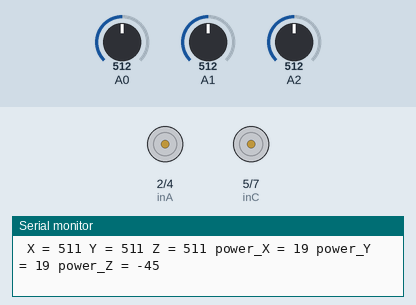
The sketch below on a simulated Arduino Uno, built with avr-gcc and run on an emulated ATmega328P. Parts: motor-driver pin pairs drawn as motors (green arrow = first pin HIGH = forward, orange = second pin HIGH = backward, longer = more drive, scaled by the enable pin), the last lines printed to the serial monitor. Inputs (shaded band) come from the test bench; at power-on: A0 = 512, A1 = 512, A2 = 512.

Above: at 1.2 s.
1.3 s: A0 set to 531
4.3 s: A1 set to 523
7.3 s: A1 set to 531
10.3 s: A2 set to 306
At 10.9 s:
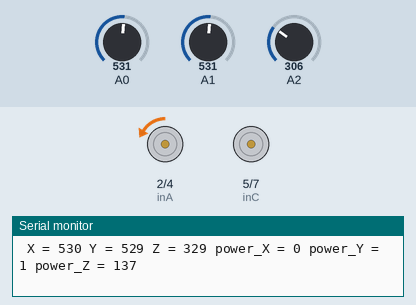
12.7 s: A0 set to 511
At 13.12 s:
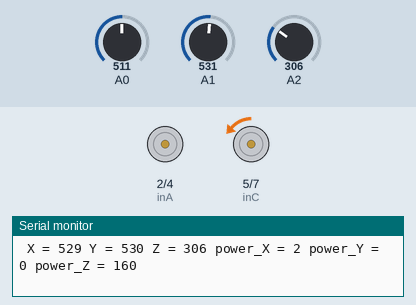
15.7 s: A1 set to 716
At 17.93 s:
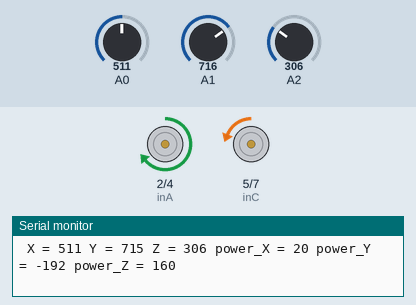
Timing chart, 0 to 19.7 s (numbered marks = the images above; inputs shaded):
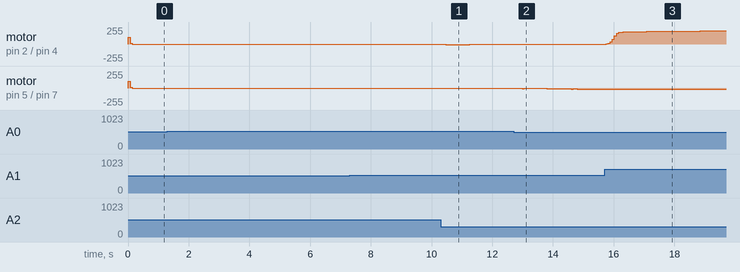

The sketch:

arduino_test_Proteus_7.0.ino
```cpp
#include "SimpleKalmanFilter.h"

SimpleKalmanFilter bo_loc_x(1, 1, 0.009);
SimpleKalmanFilter bo_loc_y(1, 1, 0.009);
SimpleKalmanFilter bo_loc_z(1, 1, 0.009);

int u_kalman1;
int u_kalman2;
int u_kalman3;

int set_balanced_X = 530;
int set_balanced_Y = 530;
int set_balanced_Z = 466;

int error_X , per_error_X ; // sai số trước và sai số sau
int error_Y , per_error_Y ;
int error_Z , per_error_Z ;

int dError_X;
int dError_Y;
int dError_Z;

float integral_X = 0;
float integral_Y = 0;
float integral_Z = 0;


float TGLM = 0.015;
float k3 = 500;

float k_p = 1;
float k_i = 0.1;
float k_d = 1;

float k_p_z = 1;
float k_i_z = 0;
float k_d_z = 0;

int power_X;
int power_Y;
int power_Z;
//-----------------------
int en_a = 3;
int inA = 2;
int inB = 4;

int en_b = 6;
int inC = 5;
int inD = 7;
//-----------------------

void setup()
{
  Serial.begin(9600);

  pinMode(en_a, OUTPUT);
  pinMode(inA, OUTPUT);
  pinMode(inB , OUTPUT);

  pinMode(en_b, OUTPUT);
  pinMode(inC, OUTPUT);
  pinMode(inD , OUTPUT);

}

void loop()
{

  int value1 = analogRead(A0);
  int value2 = analogRead(A1);
  int value3 = analogRead(A2);

  u_kalman1 = bo_loc_x.updateEstimate(value1);
  u_kalman1 = constrain( u_kalman1 , 0 , 800 );

  u_kalman2 = bo_loc_y.updateEstimate(value2);
  u_kalman2 = constrain( u_kalman2 , 0 , 800 );

  u_kalman3 = bo_loc_z.updateEstimate(value3);
  u_kalman3 = constrain( u_kalman3 , 0 , 800 );


  //value_kalman_T = constrain(value_kalman_T, 0, 800);
  //------------------------------------------------

  error_X = set_balanced_X - u_kalman1 ;  // value_kalman_X; // tinh sai số giữa giá trị đặt vào và giá trị đo được
  error_Y = set_balanced_Y - u_kalman2 ;   // value_kalman_Y;
  error_Z = set_balanced_Z - u_kalman3 ;

  dError_X = error_X - per_error_X ;
  dError_Y = error_Y - per_error_Y ;
  dError_Z = error_Z - per_error_Z ;

  integral_X = integral_X + error_X * TGLM ; // i_part = i_part + ( k_i * thời gian lấy mẫu * error ) / 1000
  integral_Y = integral_Y + error_Y * TGLM ;
  integral_Z = integral_Z + error_Z * TGLM ;

  power_X = (error_X * k_p) + (dError_X * k_d) + (integral_X * k_i) ;
  power_Y = (error_Y * k_p) + (dError_Y * k_d) + (integral_Y * k_i) ;
  power_Z = (error_Z * k_p_z) + (dError_Z * k_d_z) + (integral_Z * k_i_z) ;

  int tele_P_X = power_X ;
  int tele_P_Y = power_Y ;
  int tele_P_Z = power_Z ;

  // ----- begin -x/+x ------

  if ( power_X > 0 )
  {
    digitalWrite(inD, HIGH);
    digitalWrite(inC, LOW);

    if (power_X > 255) { power_X = 255 ; }

    if (u_kalman1 == set_balanced_X ) { power_X = 0 ; integral_X = 0 ;}

    if (u_kalman3 > k3 ) { power_X = 0 ; integral_X = 0 ; }

    analogWrite(en_b, power_X );
  }

 else
  {
    power_X = - power_X;
    digitalWrite(inD, LOW);
    digitalWrite(inC, HIGH);

    if (power_X > 255) { power_X = 255 ; }

    if ( u_kalman1 == set_balanced_X ) { power_X = 0 ; integral_X = 0 ;}

    if (u_kalman3 > k3 ) { power_X = 0 ; integral_X = 0 ; }

    analogWrite(en_b, power_X );
  }

  // ----- begin -y/+y -----------------

  if (power_Y > 0 )
  {

    digitalWrite(inB, HIGH);
    digitalWrite(inA, LOW);

    if (power_Y > 255) { power_Y =255 ; }

    if (u_kalman2 == set_balanced_Y  ) { power_Y = 0 ; integral_Y = 0; }

    if (u_kalman3 > k3 ) { power_Y = 0 ; integral_Y = 0 ; }

    analogWrite(en_a, power_Y);
  }
 else
  {
    power_Y = - power_Y ;

    digitalWrite(inB, LOW);
    digitalWrite(inA, HIGH);

    if( power_Y > 255) { power_Y = 255 ; }

    if( u_kalman2 == set_balanced_Y ) { power_Y = 0 ; integral_Y = 0; }

    if (u_kalman3 > k3 ) { power_Y = 0 ; integral_Y = 0 ; }

    analogWrite(en_a, power_Y);

  }

  // ------------------------
  per_error_X = error_X; // update error value
  per_error_Y = error_Y;
  per_error_Z = error_Z;

  /*
    char text[40];
    sprintf(text, " %d , %d , %d , %d ", tele_K_X , tele_K_Y , tele_P_X , tele_P_Y );
    Serial.println(text);
  */

  Serial.print (" X = ");
  Serial.print (u_kalman1);

  Serial.print (" Y = ");
  Serial.print (u_kalman2);

  Serial.print (" Z = ");
  Serial.print (u_kalman3);

//------------------------
  Serial.print (" power_X = ");
  Serial.print (tele_P_X);

  Serial.print (" power_Y = ");
  Serial.print (tele_P_Y);

  Serial.print (" power_Z = ");
  Serial.print (tele_P_Z);

  Serial.println();
  delay (0);
}
```

arduino_test_Proteus_7.0.cpp
```cpp
#include "SimpleKalmanFilter.h"

SimpleKalmanFilter bo_loc_x(1, 1, 0.009);
SimpleKalmanFilter bo_loc_y(1, 1, 0.009);
SimpleKalmanFilter bo_loc_z(1, 1, 0.009);

int u_kalman1;
int u_kalman2;
int u_kalman3;

int set_balanced_X = 530;
int set_balanced_Y = 530;
int set_balanced_Z = 466;

int error_X , per_error_X ; // sai số trước và sai số sau
int error_Y , per_error_Y ;
int error_Z , per_error_Z ;

int dError_X;
int dError_Y;
int dError_Z;

float integral_X = 0;
float integral_Y = 0;
float integral_Z = 0;


float TGLM = 0.015;
float k3 = 500;

float k_p = 1;
float k_i = 1;
float k_d = 1;

float k_p_z = 1;
float k_i_z = 0;
float k_d_z = 0;

int power_X;
int power_Y;
int power_Z;
//-----------------------
int en_a = 11;
int inA = 13;
int inB = 12;

int en_b = 10;
int inC = 9;
int inD = 8;
//-----------------------

void setup()
{
  Serial.begin(9600);

  pinMode(en_a, OUTPUT);
  pinMode(inA, OUTPUT);
  pinMode(inB , OUTPUT);

  pinMode(en_b, OUTPUT);
  pinMode(inC, OUTPUT);
  pinMode(inD , OUTPUT);

}

void loop()
{

  int value1 = analogRead(A0);
  int value2 = analogRead(A1);
  int value3 = analogRead(A2);

  u_kalman1 = bo_loc_x.updateEstimate(value1);
  u_kalman1 = constrain( u_kalman1 , 0 , 800 );

  u_kalman2 = bo_loc_y.updateEstimate(value2);
  u_kalman2 = constrain( u_kalman2 , 0 , 800 );

  u_kalman3 = bo_loc_z.updateEstimate(value3);
  u_kalman3 = constrain( u_kalman3 , 0 , 800 );


  //value_kalman_T = constrain(value_kalman_T, 0, 800);
  //------------------------------------------------

  error_X = set_balanced_X - u_kalman1 ;  // value_kalman_X; // tinh sai số giữa giá trị đặt vào và giá trị đo được
  error_Y = set_balanced_Y - u_kalman2 ;   // value_kalman_Y;
  error_Z = set_balanced_Z - u_kalman3 ;

  dError_X = error_X - per_error_X ;
  dError_Y = error_Y - per_error_Y ;
  dError_Z = error_Z - per_error_Z ;

  integral_X = integral_X + error_X * TGLM ; // i_part = i_part + ( k_i * thời gian lấy mẫu * error ) / 1000
  integral_Y = integral_Y + error_Y * TGLM ;
  integral_Z = integral_Z + error_Z * TGLM ;

  power_X = (error_X * k_p) + (dError_X * k_d) + (integral_X * k_i) ;
  power_Y = (error_Y * k_p) + (dError_Y * k_d) + (integral_Y * k_i) ;
  power_Z = (error_Z * k_p_z) + (dError_Z * k_d_z) + (integral_Z * k_i_z) ;

  int tele_P_X = power_X ;
  int tele_P_Y = power_Y ;
  int tele_P_Z = power_Z ;

  // ----- begin -x/+x ------

  if ( power_X > 0 )
  {
    digitalWrite(inD, HIGH);
    digitalWrite(inC, LOW);

    if (power_X > 255) { power_X = 255 ; }

    if (u_kalman1 == set_balanced_X ) { power_X = 0 ; integral_X = 0 ;}

    if (u_kalman3 > k3 ) { power_X = 0 ; integral_X = 0 ; }

    analogWrite(en_b, power_X );
  }

 else
  {
    power_X = - power_X;
    digitalWrite(inD, LOW);
    digitalWrite(inC, HIGH);

    if (power_X > 255) { power_X = 255 ; }

    if ( u_kalman1 == set_balanced_X ) { power_X = 0 ; integral_X = 0 ;}

    if (u_kalman3 > k3 ) { power_X = 0 ; integral_X = 0 ; }

    analogWrite(en_b, power_X );
  }

  // ----- begin -y/+y -----------------

  if (power_Y > 0 )
  {

    digitalWrite(inB, HIGH);
    digitalWrite(inA, LOW);

    if (power_Y > 255) { power_Y =255 ; }

    if (u_kalman2 == set_balanced_Y  ) { power_Y = 0 ; integral_Y = 0; }

    if (u_kalman3 > k3 ) { power_Y = 0 ; integral_Y = 0 ; }

    analogWrite(en_a, power_Y);
  }
 else
  {
    power_Y = - power_Y ;

    digitalWrite(inB, LOW);
    digitalWrite(inA, HIGH);

    if( power_Y > 255) { power_Y = 255 ; }

    if( u_kalman2 == set_balanced_Y ) { power_Y = 0 ; integral_Y = 0; }

    if (u_kalman3 > k3 ) { power_Y = 0 ; integral_Y = 0 ; }

    analogWrite(en_a, power_Y);

  }

  // ------------------------
  per_error_X = error_X; // update error value
  per_error_Y = error_Y;
  per_error_Z = error_Z;

  /*
    char text[40];
    sprintf(text, " %d , %d , %d , %d ", tele_K_X , tele_K_Y , tele_P_X , tele_P_Y );
    Serial.println(text);
  */

  Serial.print (" X = ");
  Serial.print (u_kalman1);

  Serial.print (" Y = ");
  Serial.print (u_kalman2);

  Serial.print (" Z = ");
  Serial.print (u_kalman3);

//------------------------
  Serial.print (" power_X = ");
  Serial.print (tele_P_X);

  Serial.print (" power_Y = ");
  Serial.print (tele_P_Y);

  Serial.print (" power_Z = ");
  Serial.print (tele_P_Z);

  Serial.println();
  delay (0);
}
```

Measured:
- after the input at 10.3 s, motor on pin 2 (inA) / pin 4 (inB): stopped → backward 9/255 after 0.16 s, → stopped 0.80 s later
